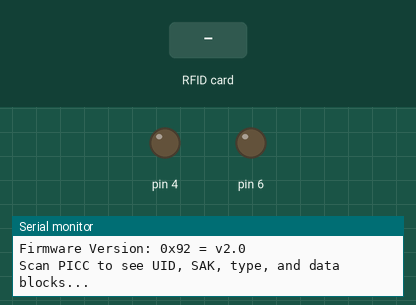
Bench run of a sketch on a simulated Arduino Uno, built with avr-gcc and run on an emulated ATmega328P. Shown: output pins drawn as LEDs (lit = HIGH), the last lines printed to the serial monitor. Inputs (shaded band) come from the test bench. Pins used as bus, display or sensor lines are not drawn.

Above: at 1.2 s.
1.3 s: RFID card 06 49 F0 1B held to the reader
At 2.5 s:
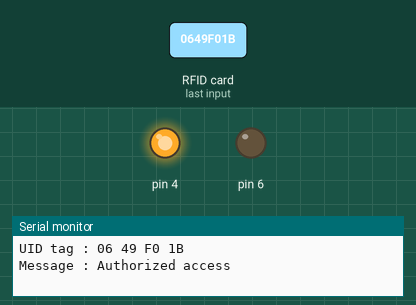
4.3 s: RFID card 5E 7A 19 C4 held to the reader
At 5.0 s:
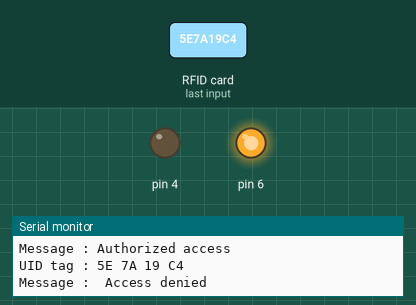
Timing chart, 0 to 7.8 s (numbered marks = the images above; inputs shaded):
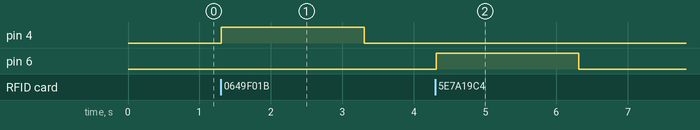

Measured:
- after the input at 1.3 s, pin 4: LOW → HIGH at once, → LOW 2.0 s later
- after the input at 4.3 s, pin 6: LOW → HIGH at once, → LOW 2.0 s later

The sketch:

DumpInfo_RFID.ino
```cpp
// (licence header left out)
#include <SPI.h>
#include <MFRC522.h>

#define RST_PIN         9          // Configurable, see typical pin layout above
#define SS_PIN          10         // Configurable, see typical pin layout above

MFRC522 mfrc522(SS_PIN, RST_PIN);  // Create MFRC522 instance

void setup() {

  pinMode(13,OUTPUT);
  pinMode(6,OUTPUT);
  pinMode(4,OUTPUT);

  Serial.begin(9600);		// Initialize serial communications with the PC
	while (!Serial);		// Do nothing if no serial port is opened (added for Arduinos based on ATMEGA32U4)
	SPI.begin();			// Init SPI bus
	mfrc522.PCD_Init();		// Init MFRC522
	delay(4);				// Optional delay. Some board do need more time after init to be ready, see Readme
	mfrc522.PCD_DumpVersionToSerial();	// Show details of PCD - MFRC522 Card Reader details
	Serial.println(F("Scan PICC to see UID, SAK, type, and data blocks..."));
}

void loop() {
	// Reset the loop if no new card present on the sensor/reader. This saves the entire process when idle.
	if ( ! mfrc522.PICC_IsNewCardPresent()) {
		return;
	}

	// Select one of the cards
	if ( ! mfrc522.PICC_ReadCardSerial()) {
		return;
	}

  //Show UID on serial monitor

  Serial.print("UID tag :");

  String content= "";

  //byte letter;

  for (byte i = 0; i < mfrc522.uid.size; i++)
  {
     Serial.print(mfrc522.uid.uidByte[i] < 0x10 ? " 0" : " ");

     Serial.print(mfrc522.uid.uidByte[i], HEX);

     content.concat(String(mfrc522.uid.uidByte[i] < 0x10 ? " 0" : " "));

     content.concat(String(mfrc522.uid.uidByte[i], HEX));
  }
  Serial.println();

  Serial.print("Message : ");
  content.toUpperCase();
  if (content.substring(1) == "06 49 F0 1B") //change here the UID of the card/cards that you want to give access
  {


    Serial.println("Authorized access");
    Serial.println();
    digitalWrite(4,HIGH);
    delay(2000);
    digitalWrite(4,LOW);

  }
   else if (content.substring(1) == "91 0D 5E 30") //change here the UID of the card/cards that you want to give access
  {
    Serial.println("Authorized access NW");
    Serial.println();
    digitalWrite(13,HIGH);
    delay(2000);
    digitalWrite(13,LOW);
  }

 else   {
    Serial.println(" Access denied");
    digitalWrite(6,HIGH);
    delay(2000);
    digitalWrite(6,LOW);
  }
}

	// Dump debug info about the card; PICC_HaltA() is automatically called
	//mfrc522.PICC_DumpToSerial(&(mfrc522.uid));
```
